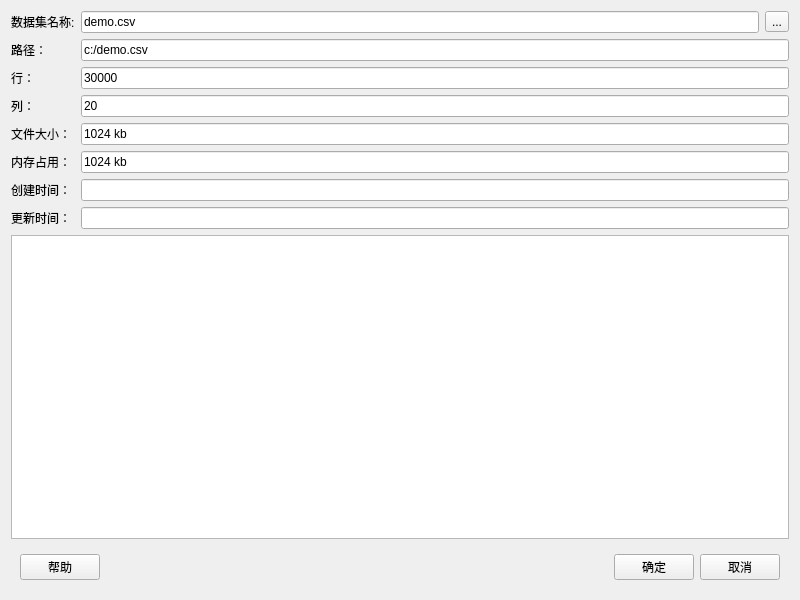
<?xml version="1.0" encoding="UTF-8"?>
<ui version="4.0">
 <class>Form</class>
 <widget class="QWidget" name="Form">
  <property name="geometry">
   <rect>
    <x>0</x>
    <y>0</y>
    <width>800</width>
    <height>600</height>
   </rect>
  </property>
  <property name="windowTitle">
   <string>数据-基本信息</string>
  </property>
  <layout class="QVBoxLayout" name="verticalLayout">
   <item>
    <layout class="QFormLayout" name="formLayout">
     <item row="0" column="0">
      <widget class="QLabel" name="label">
       <property name="text">
        <string>数据集名称:</string>
       </property>
      </widget>
     </item>
     <item row="1" column="0">
      <widget class="QLabel" name="label_7">
       <property name="text">
        <string>路径：</string>
       </property>
      </widget>
     </item>
     <item row="1" column="1">
      <widget class="QLineEdit" name="lineEdit_path">
       <property name="text">
        <string>c:/demo.csv</string>
       </property>
       <property name="readOnly">
        <bool>true</bool>
       </property>
      </widget>
     </item>
     <item row="2" column="0">
      <widget class="QLabel" name="label_2">
       <property name="text">
        <string>行：</string>
       </property>
      </widget>
     </item>
     <item row="2" column="1">
      <widget class="QLineEdit" name="lineEdit_row">
       <property name="text">
        <string>30000</string>
       </property>
       <property name="readOnly">
        <bool>true</bool>
       </property>
      </widget>
     </item>
     <item row="3" column="0">
      <widget class="QLabel" name="label_3">
       <property name="text">
        <string>列：</string>
       </property>
      </widget>
     </item>
     <item row="3" column="1">
      <widget class="QLineEdit" name="lineEdit_col">
       <property name="text">
        <string>20</string>
       </property>
       <property name="readOnly">
        <bool>true</bool>
       </property>
      </widget>
     </item>
     <item row="4" column="0">
      <widget class="QLabel" name="label_4">
       <property name="text">
        <string>文件大小：</string>
       </property>
      </widget>
     </item>
     <item row="4" column="1">
      <widget class="QLineEdit" name="lineEdit_file_size">
       <property name="text">
        <string>1024 kb</string>
       </property>
       <property name="readOnly">
        <bool>true</bool>
       </property>
      </widget>
     </item>
     <item row="5" column="0">
      <widget class="QLabel" name="label_9">
       <property name="text">
        <string>内存占用：</string>
       </property>
      </widget>
     </item>
     <item row="5" column="1">
      <widget class="QLineEdit" name="lineEdit_memory_usage">
       <property name="text">
        <string>1024 kb</string>
       </property>
       <property name="readOnly">
        <bool>true</bool>
       </property>
      </widget>
     </item>
     <item row="6" column="0">
      <widget class="QLabel" name="label_8">
       <property name="text">
        <string>创建时间：</string>
       </property>
      </widget>
     </item>
     <item row="6" column="1">
      <widget class="QLineEdit" name="lineEdit_create_time">
       <property name="text">
        <string/>
       </property>
       <property name="readOnly">
        <bool>true</bool>
       </property>
      </widget>
     </item>
     <item row="7" column="0">
      <widget class="QLabel" name="label_5">
       <property name="text">
        <string>更新时间：</string>
       </property>
      </widget>
     </item>
     <item row="7" column="1">
      <widget class="QLineEdit" name="lineEdit_update_time">
       <property name="text">
        <string/>
       </property>
       <property name="readOnly">
        <bool>true</bool>
       </property>
      </widget>
     </item>
     <item row="0" column="1">
      <layout class="QHBoxLayout" name="horizontalLayout">
       <item>
        <widget class="QLineEdit" name="lineEdit_dataset_name">
         <property name="text">
          <string>demo.csv</string>
         </property>
         <property name="readOnly">
          <bool>true</bool>
         </property>
        </widget>
       </item>
       <item>
        <widget class="QToolButton" name="toolButton_dataset_name">
         <property name="text">
          <string>...</string>
         </property>
        </widget>
       </item>
      </layout>
     </item>
    </layout>
   </item>
   <item>
    <widget class="QTableWidget" name="tableWidget"/>
   </item>
   <item>
    <widget class="QWidget" name="widget" native="true">
     <property name="maximumSize">
      <size>
       <width>16777215</width>
       <height>50</height>
      </size>
     </property>
     <layout class="QHBoxLayout" name="horizontalLayout_2">
      <item>
       <widget class="QPushButton" name="pushButton_help">
        <property name="text">
         <string>帮助</string>
        </property>
       </widget>
      </item>
      <item>
       <spacer name="horizontalSpacer">
        <property name="orientation">
         <enum>Qt::Horizontal</enum>
        </property>
        <property name="sizeHint" stdset="0">
         <size>
          <width>40</width>
          <height>20</height>
         </size>
        </property>
       </spacer>
      </item>
      <item>
       <widget class="QPushButton" name="pushButton_ok">
        <property name="text">
         <string>确定</string>
        </property>
       </widget>
      </item>
      <item>
       <widget class="QPushButton" name="pushButton_cancel">
        <property name="text">
         <string>取消</string>
        </property>
       </widget>
      </item>
     </layout>
    </widget>
   </item>
  </layout>
 </widget>
 <resources/>
 <connections/>
</ui>
